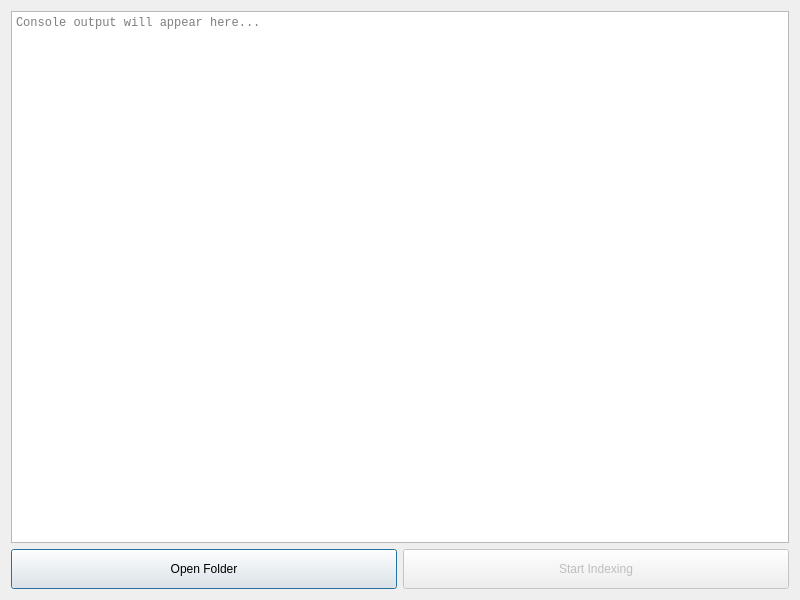
<?xml version="1.0" encoding="UTF-8"?>
<ui version="4.0">
 <class>IndexerDialog</class>
 <widget class="QDialog" name="IndexerDialog">
  <property name="geometry">
   <rect>
    <x>0</x>
    <y>0</y>
    <width>800</width>
    <height>600</height>
   </rect>
  </property>
  <property name="windowTitle">
   <string>Index Database Manager</string>
  </property>
  <layout class="QVBoxLayout" name="verticalLayout">
   <item>
    <widget class="QTextEdit" name="outputDisplay">
     <property name="readOnly">
      <bool>true</bool>
     </property>
     <property name="font">
      <font>
       <family>Consolas</family>
       <pointsize>9</pointsize>
      </font>
     </property>
     <property name="placeholderText">
      <string>Console output will appear here...</string>
     </property>
    </widget>
   </item>
   <item>
    <layout class="QHBoxLayout" name="horizontalLayout">
     <item>
      <widget class="QPushButton" name="openFolderButton">
       <property name="text">
        <string>Open Folder</string>
       </property>
       <property name="minimumSize">
        <size>
         <width>0</width>
         <height>40</height>
        </size>
       </property>
      </widget>
     </item>
     <item>
      <widget class="QPushButton" name="startIndexingButton">
       <property name="text">
        <string>Start Indexing</string>
       </property>
       <property name="enabled">
        <bool>false</bool>
       </property>
       <property name="minimumSize">
        <size>
         <width>0</width>
         <height>40</height>
        </size>
       </property>
      </widget>
     </item>
    </layout>
   </item>
  </layout>
 </widget>
 <resources/>
 <connections/>
</ui>
